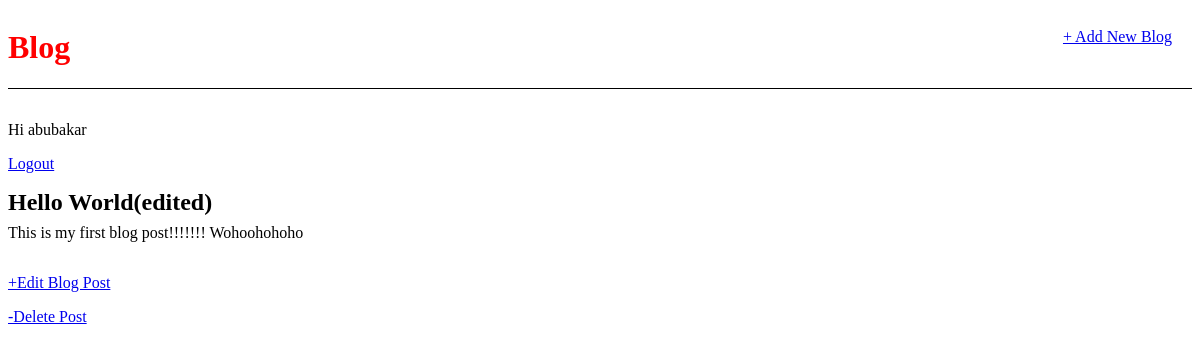
Page /post/1/ (signed in) on the committed database.
### blog/models.py (models this page shows, shortened)
class Post(models.Model):
    title = models.CharField(max_length=200)
    author = models.ForeignKey('auth.User', on_delete=models.CASCADE,)
    body = models.TextField()

### blog/views.py (the view)
# urls.py: path('post/<int:pk>/', BlogDetailView.as_view(), name='post_detail'),
class BlogDetailView(DetailView):
    model = Post
    template_name = 'post_detail.html'

### templates/post_detail.html (shortened to what this page needs)
<!DOCTYPE html>
{% extends 'base.html' %}
{% block content %}
<div class="post-entry">
    <h2>{{object.title}}</h2>
    <p>{{object.body}}</p>
</div>
<p><a href="{% url 'post_edit' post.pk %}">+Edit Blog Post</a></p>
<p><a href="{% url 'post_delete' post.pk %}"> -Delete Post</a></p>
{% endblock content %}

### templates/base.html (shortened to what this page needs)
<!DOCTYPE html>
{% load static %}
<html lang="en">
<head>
    <link rel="stylesheet" href="{% static 'css/base.css' %}">
</head>
<body>
    <header>
        <div class="nav-left">
            <h1><a href="{% url 'home' %}">Blog</a></h1>
        </div>
        <div class="nav-right">
            <a href="{% url 'post_new' %}">+ Add New Blog</a>
        </div>
    </header>
    {% if user.is_authenticated %}
    <p>Hi {{user.username}}</p>
    <p><a href="{% url 'logout' %}">Logout</a></p>
    {% else %}
    <p>You are not logged in</p>
    <a href="{% url 'login' %}">Log In</a>
    {% endif%}
    <div>
        {% block content %}
        {% endblock content %}
        </div>
</body>
</html>

### static/css/base.css (style rules this page uses)
header h1 a { color: red; text-decoration: none; }
header { border-bottom: 1px solid black; margin-bottom: 2rem; display: flex; justify-content: space-between; }
.post-entry { margin-bottom: 2rem; }
.post-entry h2 { margin: 0.5rem 0; }
.post-entry p { margin: 0; font-weight: 400; }
.nav-right { padding: 20px; }

### rows in the picture
Post: title "Hello World(edited)", body "This is my first blog post!!!!!!! Wohoohohoho"

### other values in the picture
{{ user.username }} "abubakar"
